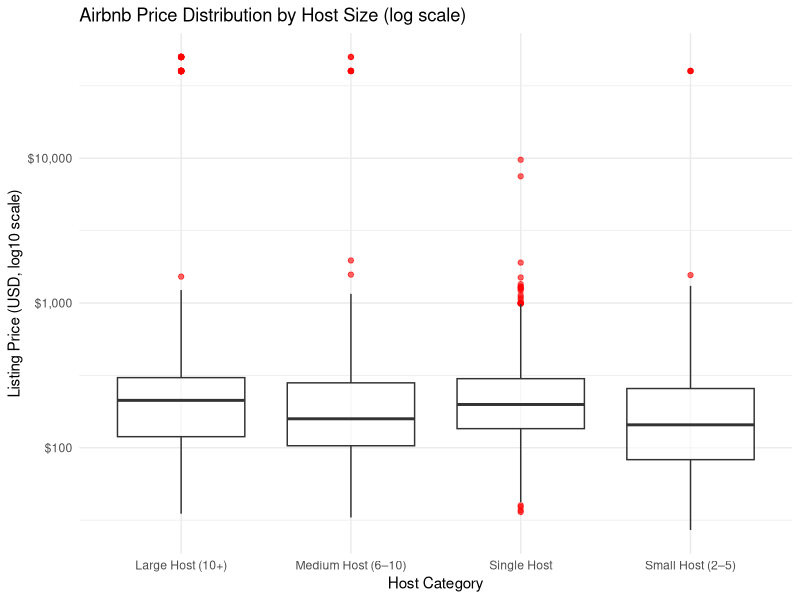

The R script that drew this image:
# Question 4

# Load packages
library(ggplot2)
library(dplyr)

listings <- read.csv("listings.csv")
View(listings)

str(listings)
colnames(listings)
sum(is.na(listings$neighbourhood_group))


#Clean data - remove listings with no price
sum(is.na(listings$price))


listings_clean <- listings %>%
  filter(!is.na(price)) %>%
  mutate(
    host_category = case_when(
      calculated_host_listings_count == 1 ~ "Single Host",
      calculated_host_listings_count <= 5 ~ "Small Host (2–5)",
      calculated_host_listings_count <= 10 ~ "Medium Host (6–10)",
      TRUE ~ "Large Host (10+)"
    )
  )

ggplot(listings_clean, aes(x = host_category, y = price)) +
  geom_boxplot(outlier.color = "red", alpha = 0.6) +
  scale_y_log10(labels = scales::dollar_format()) +
  labs(
    title = "Airbnb Price Distribution by Host Size (log scale)",
    y = "Listing Price (USD, log10 scale)",
    x = "Host Category"
  ) +
  theme_minimal()


#EDA
summary_stats <- listings_clean %>%
  group_by(host_category) %>%
  summarise(
    count = n(),
    mean_price = mean(price, na.rm = TRUE),
    median_price = median(price, na.rm = TRUE),
    sd_price = sd(price, na.rm = TRUE),
    min_price = min(price, na.rm = TRUE),
    q1 = quantile(price, 0.25, na.rm = TRUE),
    q3 = quantile(price, 0.75, na.rm = TRUE),
    max_price = max(price, na.rm = TRUE)
  )

summary_stats


